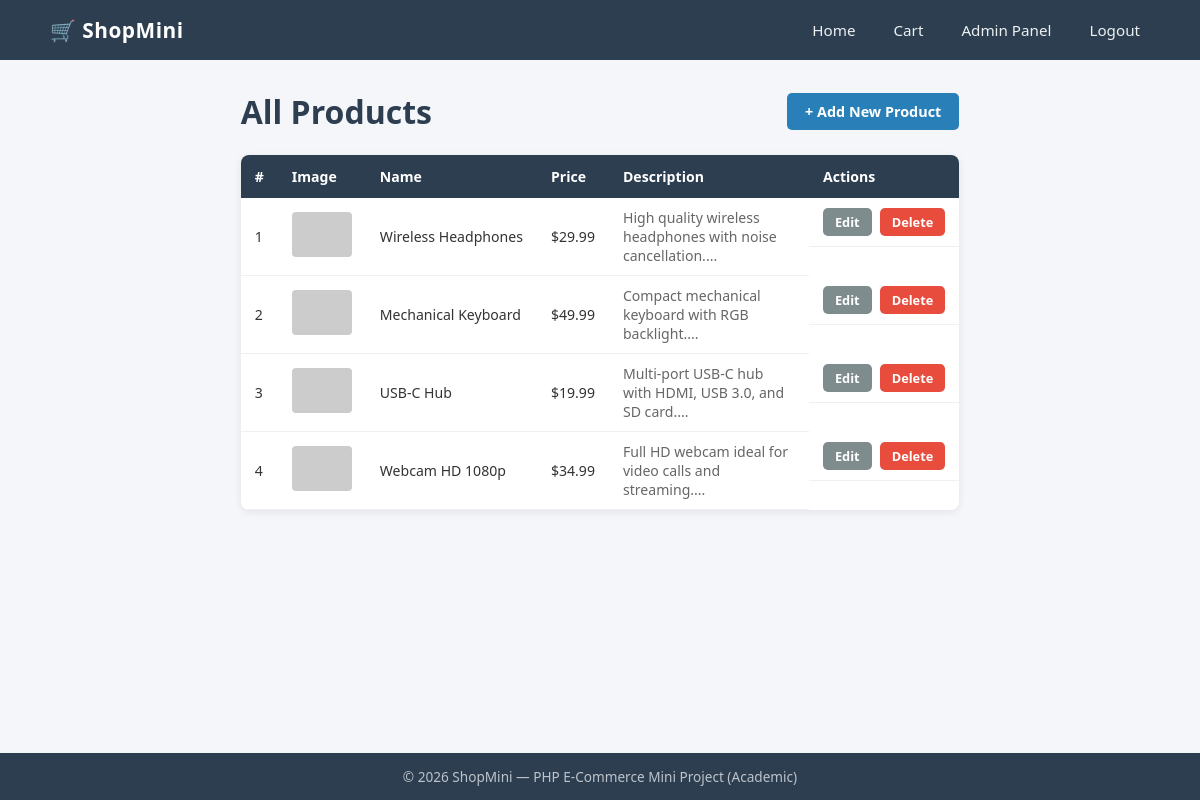
/admin/products.php (signed in), run on the app's committed database.
### tables this page shows
CREATE TABLE IF NOT EXISTS products (
    id          INT AUTO_INCREMENT PRIMARY KEY,
    name        VARCHAR(100)   NOT NULL,
    price       DECIMAL(10,2)  NOT NULL,
    description TEXT,
    image       VARCHAR(255),
    created_at  TIMESTAMP DEFAULT CURRENT_TIMESTAMP
);

### admin/products.php (the view, shortened to what this page needs)
<?php
require_once '../config/db.php';
include '../includes/header.php';
$result = mysqli_query($conn, "SELECT * FROM products ORDER BY created_at DESC");
?>
<div class="admin-products">
    <div class="admin-header">
        <h1>All Products</h1>
        <a href="/php-ecommerce-mini/admin/add_product.php" class="btn btn-primary">+ Add New Product</a>
    </div>
    <?php if (mysqli_num_rows($result) === 0): ?>
        <p class="no-products">No products found. <a href="add_product.php">Add one now</a>.</p>
    <?php else: ?>
        <table class="product-table">
            <thead>
                <tr>
                    <th>#</th>
                    <th>Image</th>
                    <th>Name</th>
                    <th>Price</th>
                    <th>Description</th>
                    <th>Actions</th>
                </tr>
            </thead>
            <tbody>
                <?php while ($product = mysqli_fetch_assoc($result)): ?>
                <tr>
                    <td><?php echo $product['id']; ?></td>
                    <td>
                        <?php if (!empty($product['image'])): ?>
                            <img src="<?php echo htmlspecialchars($product['image']); ?>"
                                 alt="product" class="table-img">
                        <?php else: ?>
                            <span class="no-img">No image</span>
                        <?php endif; ?>
                    </td>
                    <td><?php echo htmlspecialchars($product['name']); ?></td>
                    <td>$<?php echo number_format($product['price'], 2); ?></td>
                    <td class="desc-cell"><?php echo htmlspecialchars(substr($product['description'], 0, 60)) . '...'; ?></td>
                    <td class="action-btns">
                        <a href="/php-ecommerce-mini/admin/edit_product.php?id=<?php echo $product['id']; ?>"
                           class="btn btn-secondary btn-sm">Edit</a>
                        <a href="/php-ecommerce-mini/admin/delete_product.php?id=<?php echo $product['id']; ?>"
                           class="btn btn-danger btn-sm"
                           onclick="return confirm('Are you sure you want to delete this product?')">Delete</a>
                    </td>
                </tr>
                <?php endwhile; ?>
            </tbody>
        </table>
    <?php endif; ?>
</div>
<?php include '../includes/footer.php'; ?>

### assets/css/style.css (style rules this page uses)
*, *::before, *::after { box-sizing: border-box; margin: 0; padding: 0; }
body { font-family: 'Segoe UI', Arial, sans-serif; background: #f5f6fa; color: #333; min-height: 100vh; display: flex; flex-direction: column; }
a { color: inherit; text-decoration: none; }
.btn { display: inline-block; padding: 9px 18px; border: none; border-radius: 5px; cursor: pointer; font-size: 0.9rem; font-weight: 600; transition: opacity 0.2s, transform 0.1s; text-align: center; }
.btn-primary { background: #2980b9; color: #fff; }
.btn-secondary { background: #7f8c8d; color: #fff; }
.btn-danger { background: #e74c3c; color: #fff; }
.btn-sm { padding: 5px 12px; font-size: 0.8rem; }
.admin-header { display: flex; justify-content: space-between; align-items: center; margin-bottom: 22px; }
.admin-header h1 { color: #2c3e50; }
.product-table { width: 100%; border-collapse: collapse; background: #fff; border-radius: 8px; overflow: hidden; box-shadow: 0 2px 8px rgba(0, 0, 0, 0.08); }
.product-table th { background: #2c3e50; color: #fff; padding: 12px 14px; text-align: left; font-size: 0.88rem; }
.product-table td { padding: 10px 14px; border-bottom: 1px solid #f0f0f0; font-size: 0.88rem; vertical-align: middle; }
.table-img { width: 60px; height: 45px; object-fit: cover; border-radius: 4px; }
.action-btns { display: flex; gap: 8px; }
.desc-cell { max-width: 200px; color: #666; }

### data on the page
products: id "1", name "Wireless Headphones", price "29.99", description "High quality wireless headphones with noise cancellation."
products: id "2", name "Mechanical Keyboard", price "49.99", description "Compact mechanical keyboard with RGB backlight."
products: id "3", name "USB-C Hub", price "19.99", description "Multi-port USB-C hub with HDMI, USB 3.0, and SD card."
products: id "4", name "Webcam HD 1080p", price "34.99", description "Full HD webcam ideal for video calls and streaming."
